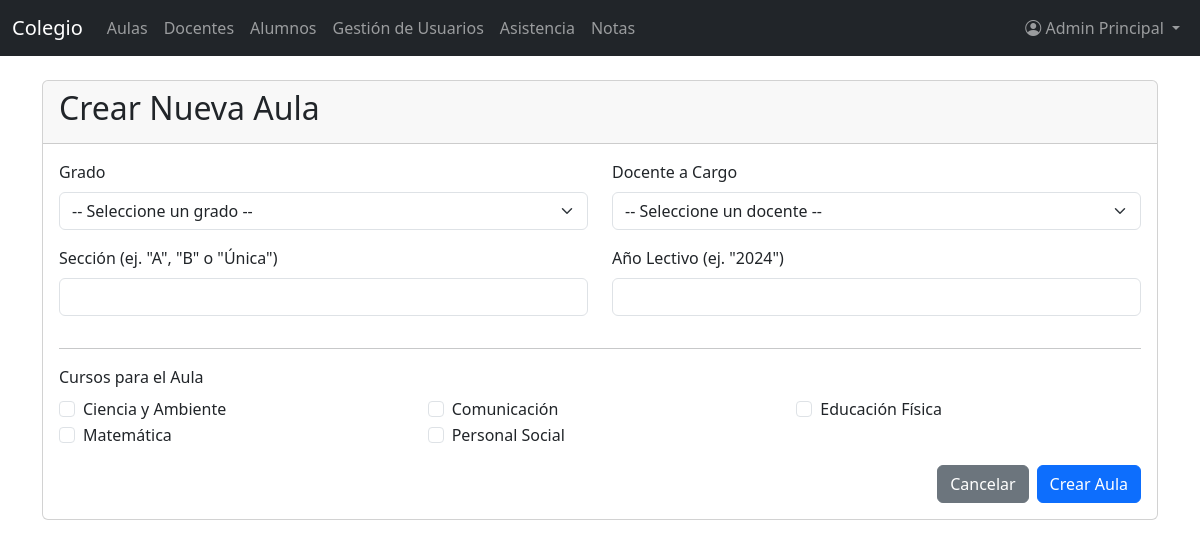
Screenshot of /index.php?controller=grupo&action=create (signed in) with the database file from the repository.
### tables this page shows
CREATE TABLE `areas` (
  `id` int(11) NOT NULL,
  `nombre` varchar(100) DEFAULT NULL
);

### controllers/GrupoController.php (called while the page is built, shortened)
<?php
class GrupoController {
    public function create() {
        include_once 'models/Area.php';
        $database = new Database();
        $db = $database->connect();
        $area = new Area($db);
        $areas = $area->read()->fetchAll(PDO::FETCH_ASSOC);
        include_once 'views/grupos/create.php';
    }
}
?>

### models/Area.php (called while the page is built, shortened)
<?php
class Area {
    private $conn;
    private $table = 'areas';
    public function __construct($db) {
        $this->conn = $db;
    }
    public function read() {
        $query = 'SELECT id, nombre FROM ' . $this->table . ' ORDER BY nombre ASC';
        $stmt = $this->conn->prepare($query);
        $stmt->execute();
        return $stmt;
    }
}
?>

### views/grupos/create.php (the view, shortened to what this page needs)
<?php include_once 'views/layout/header.php'; ?>
<div class="card">
    <div class="card-header">
        <h2 class="card-title">Crear Nueva Aula</h2>
    </div>
    <div class="card-body">
        <form action="index.php?controller=grupo&action=store" method="POST">
            <div class="row">
                <div class="col-md-6 mb-3">
                    <label for="grado_id" class="form-label">Grado</label>
                    <select class="form-select" id="grado_id" name="grado_id" required>
                        <option value="">-- Seleccione un grado --</option>
                    </select>
                </div>
                <div class="col-md-6 mb-3">
                    <label for="docente_id" class="form-label">Docente a Cargo</label>
                    <select class="form-select" id="docente_id" name="docente_id" required>
                        <option value="">-- Seleccione un docente --</option>
                    </select>
                </div>
            </div>
            <div class="row">
                <div class="col-md-6 mb-3">
                    <label for="seccion_nombre" class="form-label">Sección (ej. "A", "B" o "Única")</label>
                    <input type="text" class="form-control" id="seccion_nombre" name="seccion_nombre" maxlength="5" required>
                </div>
                <div class="col-md-6 mb-3">
                    <label for="anio_nombre" class="form-label">Año Lectivo (ej. "2024")</label>
                    <input type="text" class="form-control" id="anio_nombre" name="anio_nombre" maxlength="10" required>
                </div>
            </div>
            <hr>
            <div class="mb-3">
                <label class="form-label">Cursos para el Aula</label>
                <div class="row">
                    <?php if (!empty($areas)): ?>
                        <?php foreach ($areas as $area): ?>
                            <div class="col-md-4">
                                <div class="form-check">
                                    <input class="form-check-input" type="checkbox" name="area_ids[]" value="<?php echo $area['id']; ?>" id="area_<?php echo $area['id']; ?>">
                                    <label class="form-check-label" for="area_<?php echo $area['id']; ?>">
                                        <?php echo htmlspecialchars($area['nombre']); ?>
                                    </label>
                                </div>
                            </div>
                        <?php endforeach; ?>
                    <?php else: ?>
                        <p>No hay cursos disponibles para seleccionar.</p>
                    <?php endif; ?>
                </div>
            </div>
            <div class="d-flex justify-content-end mt-3">
                <a href="index.php?controller=grupo&action=index" class="btn btn-secondary me-2">Cancelar</a>
                <button type="submit" class="btn btn-primary">Crear Aula</button>
            </div>
        </form>
    </div>
</div>
<?php include_once 'views/layout/footer.php'; ?>

### rows the page displays
areas: nombre "Ciencia y Ambiente"
areas: nombre "Comunicación"
areas: nombre "Educación Física"
areas: nombre "Matemática"
areas: nombre "Personal Social"

### other values shown
$_SESSION['user_name'] "Admin Principal"
